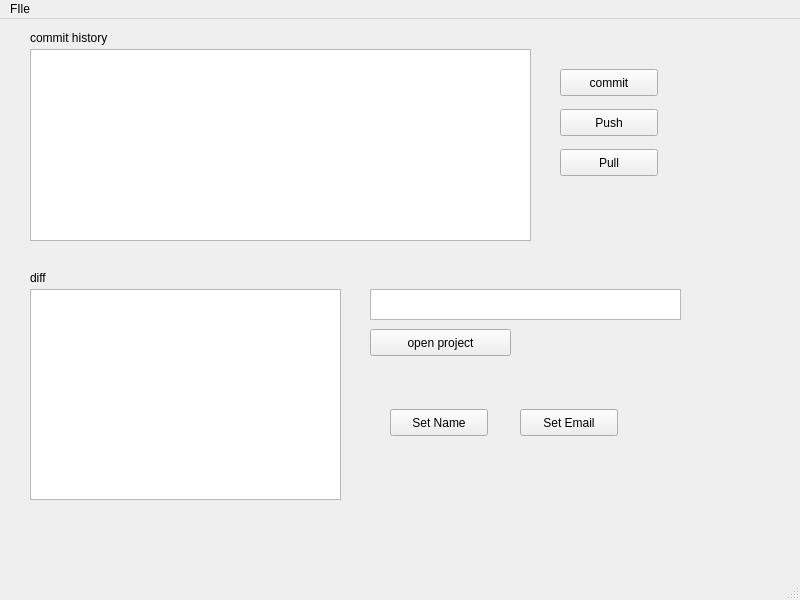
<?xml version="1.0" encoding="UTF-8"?>
<ui version="4.0">
 <class>MainWindow</class>
 <widget class="QMainWindow" name="MainWindow">
  <property name="geometry">
   <rect>
    <x>0</x>
    <y>0</y>
    <width>800</width>
    <height>600</height>
   </rect>
  </property>
  <property name="windowTitle">
   <string>MainWindow</string>
  </property>
  <widget class="QWidget" name="centralwidget">
   <widget class="QPushButton" name="but_openFile">
    <property name="geometry">
     <rect>
      <x>370</x>
      <y>310</y>
      <width>141</width>
      <height>27</height>
     </rect>
    </property>
    <property name="text">
     <string>open project</string>
    </property>
   </widget>
   <widget class="QTextEdit" name="txt_path1">
    <property name="geometry">
     <rect>
      <x>370</x>
      <y>270</y>
      <width>311</width>
      <height>31</height>
     </rect>
    </property>
   </widget>
   <widget class="QPushButton" name="but_name">
    <property name="geometry">
     <rect>
      <x>390</x>
      <y>390</y>
      <width>98</width>
      <height>27</height>
     </rect>
    </property>
    <property name="text">
     <string>Set Name</string>
    </property>
   </widget>
   <widget class="QPushButton" name="but_email">
    <property name="geometry">
     <rect>
      <x>520</x>
      <y>390</y>
      <width>98</width>
      <height>27</height>
     </rect>
    </property>
    <property name="text">
     <string>Set Email</string>
    </property>
   </widget>
   <widget class="QTableWidget" name="table_history">
    <property name="geometry">
     <rect>
      <x>30</x>
      <y>30</y>
      <width>501</width>
      <height>192</height>
     </rect>
    </property>
   </widget>
   <widget class="QLabel" name="label">
    <property name="geometry">
     <rect>
      <x>30</x>
      <y>10</y>
      <width>111</width>
      <height>17</height>
     </rect>
    </property>
    <property name="text">
     <string>commit history</string>
    </property>
   </widget>
   <widget class="QLabel" name="label_2">
    <property name="geometry">
     <rect>
      <x>30</x>
      <y>250</y>
      <width>66</width>
      <height>17</height>
     </rect>
    </property>
    <property name="text">
     <string>diff</string>
    </property>
   </widget>
   <widget class="QPushButton" name="but_commit">
    <property name="geometry">
     <rect>
      <x>560</x>
      <y>50</y>
      <width>98</width>
      <height>27</height>
     </rect>
    </property>
    <property name="text">
     <string>commit</string>
    </property>
   </widget>
   <widget class="QPushButton" name="but_push">
    <property name="geometry">
     <rect>
      <x>560</x>
      <y>90</y>
      <width>98</width>
      <height>27</height>
     </rect>
    </property>
    <property name="text">
     <string>Push</string>
    </property>
   </widget>
   <widget class="QPushButton" name="but_pull">
    <property name="geometry">
     <rect>
      <x>560</x>
      <y>130</y>
      <width>98</width>
      <height>27</height>
     </rect>
    </property>
    <property name="text">
     <string>Pull</string>
    </property>
   </widget>
   <widget class="QTextEdit" name="edit_diff">
    <property name="geometry">
     <rect>
      <x>30</x>
      <y>270</y>
      <width>311</width>
      <height>211</height>
     </rect>
    </property>
   </widget>
  </widget>
  <widget class="QMenuBar" name="menubar">
   <property name="geometry">
    <rect>
     <x>0</x>
     <y>0</y>
     <width>800</width>
     <height>25</height>
    </rect>
   </property>
   <widget class="QMenu" name="menuFIle">
    <property name="title">
     <string>FIle</string>
    </property>
    <addaction name="actionNew_Project"/>
    <addaction name="actionOpne_Project"/>
    <addaction name="actionExit"/>
   </widget>
   <addaction name="menuFIle"/>
  </widget>
  <widget class="QStatusBar" name="statusbar"/>
  <action name="actionExit">
   <property name="text">
    <string>Exit</string>
   </property>
  </action>
  <action name="actionNew_Project">
   <property name="text">
    <string>New Project</string>
   </property>
  </action>
  <action name="actionOpne_Project">
   <property name="text">
    <string>Opne Project</string>
   </property>
  </action>
 </widget>
 <resources/>
 <connections/>
</ui>
